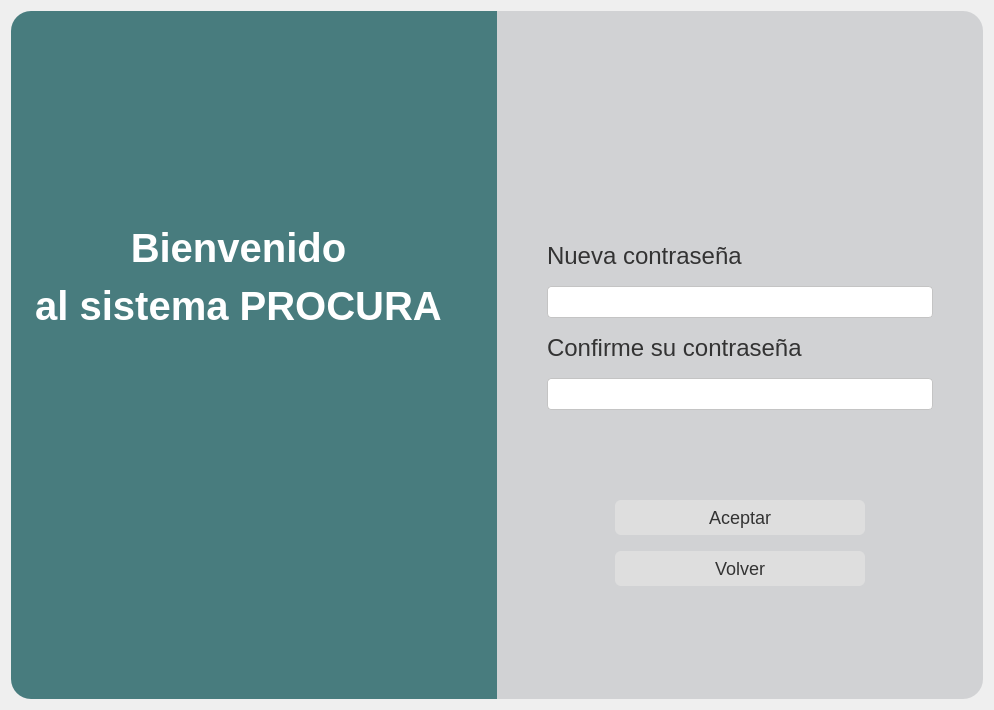
<?xml version="1.0" encoding="UTF-8"?>
<ui version="4.0">
 <class>Form</class>
 <widget class="QWidget" name="Form">
  <property name="geometry">
   <rect>
    <x>0</x>
    <y>0</y>
    <width>994</width>
    <height>710</height>
   </rect>
  </property>
  <property name="windowTitle">
   <string>Form</string>
  </property>
  <property name="styleSheet">
   <string notr="true">QWidget {
    font-family: Arial;
}

#login {
    background: #F0F6F9;
}


#panelIzquierdo {
    background: #487c7e;
    border-top-left-radius: 20px;
    border-bottom-left-radius: 20px;
}

#labelTitulo {
	color: white;
    font-size: 40px;
    font-weight: bold;
}

#panelDerecho{
    background: #d1d2d4;
    border-top-right-radius: 20px;
    border-bottom-right-radius: 20px;
}

QLineEdit {
    background: white;
    border-radius: 4px;
    padding: 6px;
    border: 1px solid #c4c4c4;
    font-size: 14px;
}

QLineEdit:focus {
    border: 1px solid #487c7e;
}

QLabel {
    color: #333;
    font-size: 24px;
}

#labelLink{
    color: #4054d6;
    font-size: 13px;
}
#labelLink:hover {
    text-decoration: underline;
}

QPushButton {
    background: #dedede;
    color: #333;
    border-radius: 6px;
    padding: 7px;
    border: none;
    font-size: 18px;
}

QPushButton:hover {
    background: #cacaca;
}

QPushButton:pressed {
    background: #b5b5b5;
}</string>
  </property>
  <layout class="QHBoxLayout" name="horizontalLayout_2">
   <item>
    <layout class="QHBoxLayout" name="horizontalLayout" stretch="1,1">
     <property name="spacing">
      <number>0</number>
     </property>
     <item>
      <widget class="QWidget" name="panelIzquierdo" native="true">
       <layout class="QVBoxLayout" name="verticalLayout_2" stretch="0,1,3,3">
        <property name="leftMargin">
         <number>20</number>
        </property>
        <property name="topMargin">
         <number>20</number>
        </property>
        <property name="rightMargin">
         <number>50</number>
        </property>
        <property name="bottomMargin">
         <number>40</number>
        </property>
        <item>
         <widget class="QLabel" name="labelLogo">
          <property name="maximumSize">
           <size>
            <width>200</width>
            <height>200</height>
           </size>
          </property>
          <property name="text">
           <string/>
          </property>
          <property name="pixmap">
           <pixmap>../../../Downloads/logo.png</pixmap>
          </property>
          <property name="scaledContents">
           <bool>true</bool>
          </property>
         </widget>
        </item>
        <item>
         <spacer name="verticalSpacer_3">
          <property name="orientation">
           <enum>Qt::Vertical</enum>
          </property>
          <property name="sizeHint" stdset="0">
           <size>
            <width>20</width>
            <height>40</height>
           </size>
          </property>
         </spacer>
        </item>
        <item alignment="Qt::AlignHCenter|Qt::AlignVCenter">
         <widget class="QLabel" name="labelTitulo">
          <property name="sizePolicy">
           <sizepolicy hsizetype="Minimum" vsizetype="Minimum">
            <horstretch>0</horstretch>
            <verstretch>0</verstretch>
           </sizepolicy>
          </property>
          <property name="text">
           <string>&lt;html&gt;&lt;head/&gt;&lt;body&gt;&lt;p&gt;Bienvenido&lt;/p&gt;&lt;p&gt;al sistema PROCURA&lt;/p&gt;&lt;/body&gt;&lt;/html&gt;</string>
          </property>
          <property name="alignment">
           <set>Qt::AlignCenter</set>
          </property>
         </widget>
        </item>
        <item>
         <spacer name="verticalSpacer_4">
          <property name="orientation">
           <enum>Qt::Vertical</enum>
          </property>
          <property name="sizeHint" stdset="0">
           <size>
            <width>20</width>
            <height>40</height>
           </size>
          </property>
         </spacer>
        </item>
       </layout>
      </widget>
     </item>
     <item>
      <widget class="QWidget" name="panelDerecho" native="true">
       <layout class="QVBoxLayout" name="verticalLayout" stretch="0,0,0,0,0,0,0">
        <property name="spacing">
         <number>16</number>
        </property>
        <property name="leftMargin">
         <number>50</number>
        </property>
        <property name="topMargin">
         <number>40</number>
        </property>
        <property name="rightMargin">
         <number>50</number>
        </property>
        <property name="bottomMargin">
         <number>40</number>
        </property>
        <item>
         <spacer name="verticalSpacer_5">
          <property name="orientation">
           <enum>Qt::Vertical</enum>
          </property>
          <property name="sizeHint" stdset="0">
           <size>
            <width>20</width>
            <height>40</height>
           </size>
          </property>
         </spacer>
        </item>
        <item alignment="Qt::AlignHCenter">
         <widget class="QLabel" name="labelIconUser">
          <property name="maximumSize">
           <size>
            <width>100</width>
            <height>100</height>
           </size>
          </property>
          <property name="text">
           <string/>
          </property>
          <property name="textFormat">
           <enum>Qt::AutoText</enum>
          </property>
          <property name="pixmap">
           <pixmap>../../../Downloads/codigo.svg</pixmap>
          </property>
          <property name="scaledContents">
           <bool>true</bool>
          </property>
         </widget>
        </item>
        <item>
         <spacer name="verticalSpacer_2">
          <property name="orientation">
           <enum>Qt::Vertical</enum>
          </property>
          <property name="sizeHint" stdset="0">
           <size>
            <width>20</width>
            <height>40</height>
           </size>
          </property>
         </spacer>
        </item>
        <item>
         <layout class="QVBoxLayout" name="verticalLayout_4">
          <property name="spacing">
           <number>16</number>
          </property>
          <item>
           <widget class="QLabel" name="labelCodigo">
            <property name="layoutDirection">
             <enum>Qt::LeftToRight</enum>
            </property>
            <property name="text">
             <string>Nueva contraseña</string>
            </property>
           </widget>
          </item>
          <item>
           <widget class="QLineEdit" name="lineEditPasscode">
            <property name="sizePolicy">
             <sizepolicy hsizetype="Minimum" vsizetype="Fixed">
              <horstretch>0</horstretch>
              <verstretch>0</verstretch>
             </sizepolicy>
            </property>
            <property name="minimumSize">
             <size>
              <width>0</width>
              <height>0</height>
             </size>
            </property>
            <property name="baseSize">
             <size>
              <width>0</width>
              <height>-3968</height>
             </size>
            </property>
            <property name="alignment">
             <set>Qt::AlignLeading|Qt::AlignLeft|Qt::AlignVCenter</set>
            </property>
           </widget>
          </item>
          <item>
           <widget class="QLabel" name="label">
            <property name="text">
             <string>Confirme su contraseña</string>
            </property>
           </widget>
          </item>
          <item>
           <widget class="QLineEdit" name="lineEditConfirmar"/>
          </item>
         </layout>
        </item>
        <item>
         <spacer name="verticalSpacer">
          <property name="orientation">
           <enum>Qt::Vertical</enum>
          </property>
          <property name="sizeHint" stdset="0">
           <size>
            <width>20</width>
            <height>40</height>
           </size>
          </property>
         </spacer>
        </item>
        <item>
         <layout class="QVBoxLayout" name="verticalLayout_3">
          <property name="spacing">
           <number>16</number>
          </property>
          <item alignment="Qt::AlignHCenter">
           <widget class="QPushButton" name="buttonAceptar">
            <property name="minimumSize">
             <size>
              <width>250</width>
              <height>0</height>
             </size>
            </property>
            <property name="cursor">
             <cursorShape>PointingHandCursor</cursorShape>
            </property>
            <property name="text">
             <string>Aceptar</string>
            </property>
           </widget>
          </item>
          <item alignment="Qt::AlignHCenter">
           <widget class="QPushButton" name="buttonVolver">
            <property name="minimumSize">
             <size>
              <width>250</width>
              <height>0</height>
             </size>
            </property>
            <property name="cursor">
             <cursorShape>PointingHandCursor</cursorShape>
            </property>
            <property name="text">
             <string>Volver</string>
            </property>
           </widget>
          </item>
         </layout>
        </item>
        <item>
         <spacer name="verticalSpacer_6">
          <property name="orientation">
           <enum>Qt::Vertical</enum>
          </property>
          <property name="sizeHint" stdset="0">
           <size>
            <width>20</width>
            <height>40</height>
           </size>
          </property>
         </spacer>
        </item>
       </layout>
      </widget>
     </item>
    </layout>
   </item>
  </layout>
 </widget>
 <resources/>
 <connections/>
</ui>
